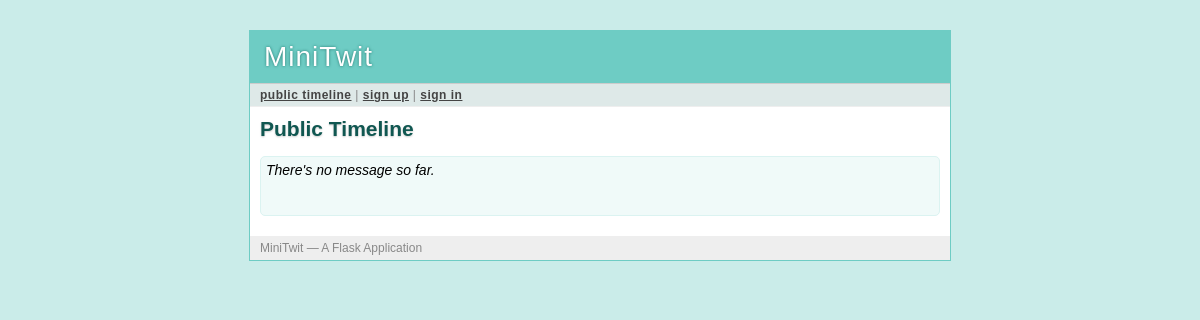
The page /public on the database as committed earlier.
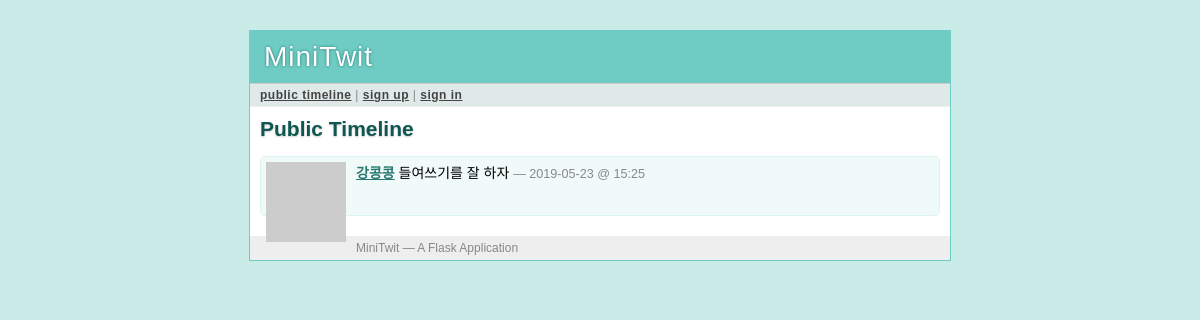
The same page on the database as committed later.
### tables this page shows
CREATE TABLE message (
    message_id integer primary key autoincrement,
    author_id integer not null,
    text string not null,
    pub_date integer
);

CREATE TABLE user (
    user_id integer primary key autoincrement,
    username string not null,
    email string not null,
    pw_hash string not null
);

### minitwit.py (the view)
@app.route('/public')
def public_timeline():
    return render_template('timeline.html', messages=query_db('''
        select message.*, user.* from message, user
        where message.author_id = user.user_id
        order by message.pub_date desc limit ?''', [PER_PAGE]))

### minitwit.py (called while the page is built)
def connect_db():
    return sqlite3.connect(app.config['DATABASE'])

def query_db(query, args=(), one=False):
    cur = g.db.execute(query,args)
    rv = [dict((cur.description[idx][0], value)
            for idx, value in enumerate(row)) for row in cur.fetchall()]
    return (rv[0] if rv else None) if one else rv

def format_datetime(timestamp):
    return datetime.utcfromtimestamp(timestamp).strftime('%Y-%m-%d @ %H:%M')

def gravatar_url(email, size=80):
    return 'http://www.gravatar.com/avatar/%s?d=identicon&s=%d' % \
        (md5(email.strip().lower().encode('utf-8')).hexdigest(), size)

@app.before_request
def before_request():
    g.db = connect_db()
    g.user = None
    if 'user_id' in session:
        g.user = query_db('select * from user where user_id = ?',
                            [session['user_id']],one=True)

@app.teardown_request
def teardown_request(exception):
    if hasattr(g,'db'):
        g.db.close()

### templates/timeline.html (shortened to what this page needs)
{% extends "layout.html" %}
{% block title %}
    {% if request.endpoint == 'public_timeline' %}
        Public Timeline
    {% elif request.endpoint == 'user_timeline' %}
        {{ profile_user.username }}'s Timeline
    {% else %}
        My Timeline
    {% endif %}
{% endblock %}
{% block body %}
    <h2>{{ self.title() }}</h2>
    <ul class=messages>
        {% for message in messages %}
            <li><img src="{{ message.email|gravatar(size=48) }}"><p>
                <strong><a href="{{ url_for('user_timeline', username=message.username) }}">{{ message.username }}</a></strong>
                {{ message.text }}
                <small>&mdash; {{ message.pub_date|datetimeformat }}</small>
            </p></li>
        {% else %}
            <li><em>There's no message so far.</em></li>
        {% endfor %}
    </ul>
{% endblock %}

### templates/layout.html (shortened to what this page needs)
<!DOCTYPE html>
<link rel=stylesheet type=text/css href="{{ url_for('static', filename='style.css') }}">
<div class=page>
    <h1>MiniTwit</h1>
    <div class=navigation>
        {% if g.user %}
            <a href="{{ url_for('timeline') }}">my timeline </a> |
            <a href="{{ url_for('public_timeline') }}">public timeline</a> |
            <a href="{{ url_for('logout') }}">sign out [{{ g.user.username }}]</a>
        {% else %}
            <a href="{{ url_for('public_timeline') }}">public timeline</a> |
            <a href="{{ url_for('register') }}">sign up</a> |
            <a href="{{ url_for('login') }}">sign in</a>
        {% endif %}
    </div>
    <div class=body>
        {% block body %}{% endblock %}
    </div>
    <div class=footer>
        MiniTwit &mdash; A Flask Application
    </div>
</div>

### static/style.css (style rules this page uses)
a { color: #26776F; }
div.page { background: white; border: 1px solid #6ECCC4; width: 700px; margin: 30px auto; }
div.page h1 { background: #6ECCC4; margin: 0; padding: 10px 14px; color: white; letter-spacing: 1px; text-shadow: 0 0 3px #24776F; font-weight: normal; }
div.page div.navigation { background: #DEE9E8; padding: 4px 10px; border-top: 1px solid #ccc; border-bottom: 1px solid #eee; color: #888; font-size: 12px; letter-spacing: 0.5px; }
div.page div.navigation a { color: #444; font-weight: bold; }
div.page h2 { margin: 0 0 15px 0; color: #105751; text-shadow: 0 1px 2px #ccc; }
div.page div.body { padding: 10px; }
div.page div.footer { background: #eee; color: #888; padding: 5px 10px; font-size: 12px; }
div.page ul.messages { list-style: none; margin: 0; padding: 0; }
div.page ul.messages li { margin: 10px 0; padding: 5px; background: #F0FAF9; border: 1px solid #DBF3F1; -moz-border-radius: 5px; -webkit-border-radius: 5px; min-height: 48px; }
div.page ul.messages p { margin: 0; }
div.page ul.messages li img { float: left; padding: 0 10px 0 0; }
div.page ul.messages li small { font-size: 0.9em; color: #888; }

Rows that differ between the two databases and show on the page:
added message: username "강콩콩", text "들여쓰기를 잘 하자", pub_date "2019-05-23 @ 15:25"
Other text that changed with them:
text no longer shown: "There's no message so far."
